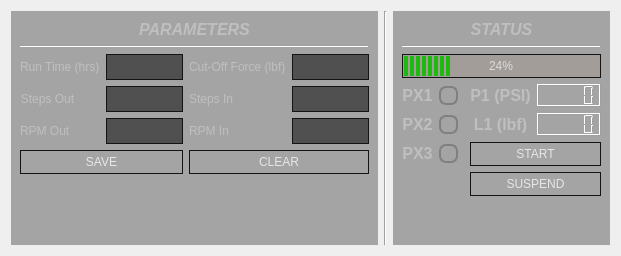
      <widget class="QWidget" name="lifeTestTab">
       <property name="styleSheet">
        <string notr="true">QWidget#lifeTestTab{
background-color: rgb(80,80,80);
background-image:  url(&quot;C:/Users/chris.antle/Documents/BASF/backgroundDark.jpg&quot;);
opacity: 0.5;
background-position: center;

}</string>
       </property>
       <attribute name="title">
        <string>LIFE TEST</string>
       </attribute>
       <layout class="QGridLayout" name="gridLayout_3">
        <item row="0" column="1">
         <widget class="Line" name="line">
          <property name="orientation">
           <enum>Qt::Vertical</enum>
          </property>
         </widget>
        </item>
        <item row="0" column="0">
         <widget class="QWidget" name="paramWidget" native="true">
          <property name="styleSheet">
           <string notr="true">QWidget#paramWidget
{
  background-color: rgb(0, 0, 0,80);
  color: rgb(220,220,220);
  font-size: 11px;
  outline: none;
opacity: 0.5;
}

/**** QWidget (disabled) ****/
QWidget:disabled
{
  color: rgb(40,40,40);
}</string>
          </property>
          <layout class="QVBoxLayout" name="cycleParameters">
           <item>
            <widget class="QLabel" name="label_20">
             <property name="text">
              <string>&lt;html&gt;&lt;head/&gt;&lt;body&gt;&lt;p align=&quot;center&quot;&gt;&lt;span style=&quot; font-size:12pt; font-weight:600; font-style:italic; color:#bfbfbf;&quot;&gt;PARAMETERS&lt;/span&gt;&lt;/p&gt;&lt;/body&gt;&lt;/html&gt;</string>
             </property>
            </widget>
           </item>
           <item>
            <widget class="Line" name="line_3">
             <property name="orientation">
              <enum>Qt::Horizontal</enum>
             </property>
            </widget>
           </item>
           <item>
            <layout class="QGridLayout" name="gridLayout_5">
             <item row="0" column="1">
              <widget class="QLineEdit" name="runTimeEdit">
               <property name="sizePolicy">
                <sizepolicy hsizetype="Maximum" vsizetype="Fixed">
                 <horstretch>0</horstretch>
                 <verstretch>0</verstretch>
                </sizepolicy>
               </property>
               <property name="styleSheet">
                <string notr="true">/**** QLineEdit (enabled) ****/
QLineEdit
{
  background-color: rgb(80,80,80);
  border: 1px solid rgb(20,20,20);
  color: rgb(220,220,220);
  padding: 4px;
  selection-background-color: rgb(70,110,130);
  selection-color: white;
}

QLineEdit:focus
{
  border-color: rgb(90,200,255);
}

/**** QLineEdit (disabled) ****/
QLineEdit:disabled
{
  background-color: rgb(120,120,120);
  border-color: rgb(60,60,60);
  color: rgb(40,40,40);
}</string>
               </property>
              </widget>
             </item>
             <item row="1" column="0">
              <widget class="QLabel" name="label_21">
               <property name="sizePolicy">
                <sizepolicy hsizetype="Maximum" vsizetype="Preferred">
                 <horstretch>0</horstretch>
                 <verstretch>0</verstretch>
                </sizepolicy>
               </property>
               <property name="text">
                <string>&lt;html&gt;&lt;head/&gt;&lt;body&gt;&lt;p align=&quot;center&quot;&gt;&lt;span style=&quot; color:#bfbfbf;&quot;&gt;Steps Out&lt;/span&gt;&lt;/p&gt;&lt;/body&gt;&lt;/html&gt;</string>
               </property>
              </widget>
             </item>
             <item row="1" column="2">
              <widget class="QLabel" name="label_2">
               <property name="sizePolicy">
                <sizepolicy hsizetype="Maximum" vsizetype="Preferred">
                 <horstretch>0</horstretch>
                 <verstretch>0</verstretch>
                </sizepolicy>
               </property>
               <property name="text">
                <string>&lt;html&gt;&lt;head/&gt;&lt;body&gt;&lt;p align=&quot;center&quot;&gt;&lt;span style=&quot; color:#bfbfbf;&quot;&gt;Steps In&lt;/span&gt;&lt;/p&gt;&lt;/body&gt;&lt;/html&gt;</string>
               </property>
              </widget>
             </item>
             <item row="2" column="1">
              <widget class="QLineEdit" name="RPMoutEdit">
               <property name="sizePolicy">
                <sizepolicy hsizetype="Maximum" vsizetype="Fixed">
                 <horstretch>0</horstretch>
                 <verstretch>0</verstretch>
                </sizepolicy>
               </property>
               <property name="styleSheet">
                <string notr="true">/**** QLineEdit (enabled) ****/
QLineEdit
{
  background-color: rgb(80,80,80);
  border: 1px solid rgb(20,20,20);
  color: rgb(220,220,220);
  padding: 4px;
  selection-background-color: rgb(70,110,130);
  selection-color: white;
}

QLineEdit:focus
{
  border-color: rgb(90,200,255);
}

/**** QLineEdit (disabled) ****/
QLineEdit:disabled
{
  background-color: rgb(120,120,120);
  border-color: rgb(60,60,60);
  color: rgb(40,40,40);
}</string>
               </property>
              </widget>
             </item>
             <item row="0" column="2">
              <widget class="QLabel" name="label_24">
               <property name="sizePolicy">
                <sizepolicy hsizetype="Maximum" vsizetype="Preferred">
                 <horstretch>0</horstretch>
                 <verstretch>0</verstretch>
                </sizepolicy>
               </property>
               <property name="text">
                <string>&lt;html&gt;&lt;head/&gt;&lt;body&gt;&lt;p&gt;&lt;span style=&quot; color:#bfbfbf;&quot;&gt;Cut-Off Force (lbf)&lt;/span&gt;&lt;/p&gt;&lt;/body&gt;&lt;/html&gt;</string>
               </property>
              </widget>
             </item>
             <item row="0" column="0">
              <widget class="QLabel" name="label_23">
               <property name="sizePolicy">
                <sizepolicy hsizetype="Maximum" vsizetype="Preferred">
                 <horstretch>0</horstretch>
                 <verstretch>0</verstretch>
                </sizepolicy>
               </property>
               <property name="text">
                <string>&lt;html&gt;&lt;head/&gt;&lt;body&gt;&lt;p&gt;&lt;span style=&quot; color:#bfbfbf;&quot;&gt;Run Time (hrs)&lt;/span&gt;&lt;/p&gt;&lt;/body&gt;&lt;/html&gt;</string>
               </property>
              </widget>
             </item>
             <item row="0" column="3">
              <widget class="QLineEdit" name="forceCutOffEdit">
               <property name="sizePolicy">
                <sizepolicy hsizetype="Maximum" vsizetype="Fixed">
                 <horstretch>0</horstretch>
                 <verstretch>0</verstretch>
                </sizepolicy>
               </property>
               <property name="styleSheet">
                <string notr="true">/**** QLineEdit (enabled) ****/
QLineEdit
{
  background-color: rgb(80,80,80);
  border: 1px solid rgb(20,20,20);
  color: rgb(220,220,220);
  padding: 4px;
  selection-background-color: rgb(70,110,130);
  selection-color: white;
}

QLineEdit:focus
{
  border-color: rgb(90,200,255);
}

/**** QLineEdit (disabled) ****/
QLineEdit:disabled
{
  background-color: rgb(120,120,120);
  border-color: rgb(60,60,60);
  color: rgb(40,40,40);
}</string>
               </property>
              </widget>
             </item>
             <item row="1" column="1">
              <widget class="QLineEdit" name="stepsOutEdit">
               <property name="sizePolicy">
                <sizepolicy hsizetype="Maximum" vsizetype="Fixed">
                 <horstretch>0</horstretch>
                 <verstretch>0</verstretch>
                </sizepolicy>
               </property>
               <property name="styleSheet">
                <string notr="true">/**** QLineEdit (enabled) ****/
QLineEdit
{
  background-color: rgb(80,80,80);
  border: 1px solid rgb(20,20,20);
  color: rgb(220,220,220);
  padding: 4px;
  selection-background-color: rgb(70,110,130);
  selection-color: white;
}

QLineEdit:focus
{
  border-color: rgb(90,200,255);
}

/**** QLineEdit (disabled) ****/
QLineEdit:disabled
{
  background-color: rgb(120,120,120);
  border-color: rgb(60,60,60);
  color: rgb(40,40,40);
}</string>
               </property>
              </widget>
             </item>
             <item row="2" column="0">
              <widget class="QLabel" name="label_22">
               <property name="text">
                <string>&lt;html&gt;&lt;head/&gt;&lt;body&gt;&lt;p&gt;&lt;span style=&quot; color:#bfbfbf;&quot;&gt;RPM Out&lt;/span&gt;&lt;/p&gt;&lt;/body&gt;&lt;/html&gt;</string>
               </property>
              </widget>
             </item>
             <item row="2" column="2">
              <widget class="QLabel" name="label_25">
               <property name="text">
                <string>&lt;html&gt;&lt;head/&gt;&lt;body&gt;&lt;p&gt;&lt;span style=&quot; color:#bfbfbf;&quot;&gt;RPM In&lt;/span&gt;&lt;/p&gt;&lt;/body&gt;&lt;/html&gt;</string>
               </property>
              </widget>
             </item>
             <item row="2" column="3">
              <widget class="QLineEdit" name="RPMinEdit">
               <property name="sizePolicy">
                <sizepolicy hsizetype="Maximum" vsizetype="Fixed">
                 <horstretch>0</horstretch>
                 <verstretch>0</verstretch>
                </sizepolicy>
               </property>
               <property name="styleSheet">
                <string notr="true">/**** QLineEdit (enabled) ****/
QLineEdit
{
  background-color: rgb(80,80,80);
  border: 1px solid rgb(20,20,20);
  color: rgb(220,220,220);
  padding: 4px;
  selection-background-color: rgb(70,110,130);
  selection-color: white;
}

QLineEdit:focus
{
  border-color: rgb(90,200,255);
}

/**** QLineEdit (disabled) ****/
QLineEdit:disabled
{
  background-color: rgb(120,120,120);
  border-color: rgb(60,60,60);
  color: rgb(40,40,40);
}</string>
               </property>
              </widget>
             </item>
             <item row="1" column="3">
              <widget class="QLineEdit" name="stepsInEdit">
               <property name="sizePolicy">
                <sizepolicy hsizetype="Maximum" vsizetype="Fixed">
                 <horstretch>0</horstretch>
                 <verstretch>0</verstretch>
                </sizepolicy>
               </property>
               <property name="styleSheet">
                <string notr="true">/**** QLineEdit (enabled) ****/
QLineEdit
{
  background-color: rgb(80,80,80);
  border: 1px solid rgb(20,20,20);
  color: rgb(220,220,220);
  padding: 4px;
  selection-background-color: rgb(70,110,130);
  selection-color: white;
}

QLineEdit:focus
{
  border-color: rgb(90,200,255);
}

/**** QLineEdit (disabled) ****/
QLineEdit:disabled
{
  background-color: rgb(120,120,120);
  border-color: rgb(60,60,60);
  color: rgb(40,40,40);
}</string>
               </property>
              </widget>
             </item>
             <item row="4" column="1">
              <spacer name="verticalSpacer_4">
               <property name="orientation">
                <enum>Qt::Vertical</enum>
               </property>
               <property name="sizeHint" stdset="0">
                <size>
                 <width>20</width>
                 <height>40</height>
                </size>
               </property>
              </spacer>
             </item>
             <item row="3" column="0" colspan="2">
              <widget class="QPushButton" name="paramSaveEdit">
               <property name="styleSheet">
                <string notr="true">QPushButton
{
  background-color: qlineargradient(x1: 0, y1: 0, x2: 0, y2: 1,
                                    stop: 0 rgb(120,120,120), stop: 1 rgb(80,80,80));
  border: 1px solid rgb(20,20,20);
  color: rgb(230,230,230);
  padding: 4px 8px;
}

QPushButton:hover
{
 background-color: qlineargradient(x1: 0, y1: 0, x2: 0, y2: 1,
                                    stop: 0 rgb(0, 242, 0), stop: 1 rgb(0, 170, 0));
}

QPushButton:pressed
{
  border-color: rgb(125,75,0);
  padding: 1px -1px -1px 1px;
}

/**** QPushButton (checkable) ****/
QPushButton:checked
{
  background-color: qlineargradient(x1: 0, y1: 0, x2: 0, y2: 1,
                                    stop: 0 rgb(200,50,50), stop: 1 rgb(145,5,5));
  color: rgb(20,20,20);
}

QPushButton:checked:hover
{
  background-color: qlineargradient(x1: 0, y1: 0, x2: 0, y2: 1,
                                    stop: 0 rgb(200,50,50), stop: 1 rgb(145,5,5));
}

/**** QPushButton (disabled) ****/
QPushButton:disabled
{
  background-color: qlineargradient(x1: 0, y1: 0, x2: 0, y2: 1,
                                    stop: 0 rgb(160,160,160), stop: 1 rgb(120,120,120));
  border-color: rgb(60,60,60);
  color: rgb(40,40,40);
}</string>
               </property>
               <property name="text">
                <string>SAVE</string>
               </property>
              </widget>
             </item>
             <item row="3" column="2" colspan="2">
              <widget class="QPushButton" name="paramClearEdit">
               <property name="styleSheet">
                <string notr="true">QPushButton
{
  background-color: qlineargradient(x1: 0, y1: 0, x2: 0, y2: 1,
                                    stop: 0 rgb(120,120,120), stop: 1 rgb(80,80,80));
  border: 1px solid rgb(20,20,20);
  color: rgb(230,230,230);
  padding: 4px 8px;
}

QPushButton:hover
{
 background-color: qlineargradient(x1: 0, y1: 0, x2: 0, y2: 1,
                                    stop: 0 rgb(0, 242, 0), stop: 1 rgb(0, 170, 0));
}

QPushButton:pressed
{
  border-color: rgb(125,75,0);
  padding: 1px -1px -1px 1px;
}

/**** QPushButton (checkable) ****/
QPushButton:checked
{
  background-color: qlineargradient(x1: 0, y1: 0, x2: 0, y2: 1,
                                    stop: 0 rgb(200,50,50), stop: 1 rgb(145,5,5));
  color: rgb(20,20,20);
}

QPushButton:checked:hover
{
  background-color: qlineargradient(x1: 0, y1: 0, x2: 0, y2: 1,
                                    stop: 0 rgb(200,50,50), stop: 1 rgb(145,5,5));
}

/**** QPushButton (disabled) ****/
QPushButton:disabled
{
  background-color: qlineargradient(x1: 0, y1: 0, x2: 0, y2: 1,
                                    stop: 0 rgb(160,160,160), stop: 1 rgb(120,120,120));
  border-color: rgb(60,60,60);
  color: rgb(40,40,40);
}</string>
               </property>
               <property name="text">
                <string>CLEAR</string>
               </property>
              </widget>
             </item>
            </layout>
           </item>
          </layout>
         </widget>
        </item>
        <item row="0" column="2">
         <widget class="QWidget" name="statusWidget" native="true">
          <property name="styleSheet">
           <string notr="true">QWidget#statusWidget
{
  background-color: rgb(0, 0, 0,80);
  color: rgb(220,220,220);
  font-size: 11px;
  outline: none;
opacity: 0.5;
}

/**** QWidget (disabled) ****/
QWidget:disabled
{
  color: rgb(40,40,40);
}</string>
          </property>
          <layout class="QVBoxLayout" name="verticalLayout_3">
           <item>
            <widget class="QLabel" name="label_26">
             <property name="text">
              <string>&lt;html&gt;&lt;head/&gt;&lt;body&gt;&lt;p align=&quot;center&quot;&gt;&lt;span style=&quot; font-size:12pt; font-weight:600; font-style:italic; color:#bfbfbf;&quot;&gt;STATUS&lt;/span&gt;&lt;/p&gt;&lt;/body&gt;&lt;/html&gt;</string>
             </property>
            </widget>
           </item>
           <item>
            <widget class="Line" name="line_7">
             <property name="orientation">
              <enum>Qt::Horizontal</enum>
             </property>
            </widget>
           </item>
           <item>
            <widget class="QProgressBar" name="progressBar">
             <property name="sizePolicy">
              <sizepolicy hsizetype="Minimum" vsizetype="Fixed">
               <horstretch>0</horstretch>
               <verstretch>0</verstretch>
              </sizepolicy>
             </property>
             <property name="styleSheet">
              <string notr="true">QProgressBar
{
  background-color: rgb(40,40,40);
  background-color: rgb(140,80,10,20);
  border: 1px solid rgb(20,20,20);
  color: rgb(220,220,220);
  text-align: center;
}

QProgressBar::chunk
{
  background-color: rgb(30,185,15);
  margin: 1px;
  width: 4px;
}

/**** QProgressBar (disabled) ****/
QProgressBar:disabled
{
  background-color: rgb(120,120,120);
  border: 1px solid rgb(60,60,60);
  color: rgb(40,40,40);
}</string>
             </property>
             <property name="value">
              <number>24</number>
             </property>
            </widget>
           </item>
           <item>
            <layout class="QGridLayout" name="gridLayout_4">
             <item row="5" column="0">
              <widget class="QLabel" name="label_30">
               <property name="sizePolicy">
                <sizepolicy hsizetype="Maximum" vsizetype="Preferred">
                 <horstretch>0</horstretch>
                 <verstretch>0</verstretch>
                </sizepolicy>
               </property>
               <property name="text">
                <string>&lt;html&gt;&lt;head/&gt;&lt;body&gt;&lt;p align=&quot;center&quot;&gt;&lt;span style=&quot; font-size:12pt; font-weight:600; color:#bfbfbf;&quot;&gt;PX2&lt;/span&gt;&lt;/p&gt;&lt;/body&gt;&lt;/html&gt;</string>
               </property>
              </widget>
             </item>
             <item row="6" column="0">
              <widget class="QLabel" name="label_31">
               <property name="sizePolicy">
                <sizepolicy hsizetype="Maximum" vsizetype="Preferred">
                 <horstretch>0</horstretch>
                 <verstretch>0</verstretch>
                </sizepolicy>
               </property>
               <property name="text">
                <string>&lt;html&gt;&lt;head/&gt;&lt;body&gt;&lt;p align=&quot;center&quot;&gt;&lt;span style=&quot; font-size:12pt; font-weight:600; color:#bfbfbf;&quot;&gt;PX3&lt;/span&gt;&lt;/p&gt;&lt;/body&gt;&lt;/html&gt;</string>
               </property>
              </widget>
             </item>
             <item row="5" column="3">
              <widget class="QLCDNumber" name="lcdNumber_2"/>
             </item>
             <item row="5" column="1">
              <widget class="QRadioButton" name="radioButton_2">
               <property name="sizePolicy">
                <sizepolicy hsizetype="Maximum" vsizetype="Fixed">
                 <horstretch>0</horstretch>
                 <verstretch>0</verstretch>
                </sizepolicy>
               </property>
               <property name="styleSheet">
                <string notr="true">QRadioButton::indicator {width: 15px; height: 15px; border-radius: 7px;} QRadioButton::indicator:unchecked {
background-color: qlineargradient(x1: 0, y1: 0, x2: 0, y2: 1,
                                    stop: 0 rgb(0, 242, 0), stop: 1 rgb(0, 170, 0));
border: 2px solid gray;}</string>
               </property>
               <property name="text">
                <string/>
               </property>
              </widget>
             </item>
             <item row="4" column="0">
              <widget class="QLabel" name="label_29">
               <property name="sizePolicy">
                <sizepolicy hsizetype="Maximum" vsizetype="Preferred">
                 <horstretch>0</horstretch>
                 <verstretch>0</verstretch>
                </sizepolicy>
               </property>
               <property name="text">
                <string>&lt;html&gt;&lt;head/&gt;&lt;body&gt;&lt;p align=&quot;center&quot;&gt;&lt;span style=&quot; font-size:12pt; font-weight:600; color:#bfbfbf;&quot;&gt;PX1&lt;/span&gt;&lt;/p&gt;&lt;/body&gt;&lt;/html&gt;</string>
               </property>
              </widget>
             </item>
             <item row="5" column="2">
              <widget class="QLabel" name="label_28">
               <property name="text">
                <string>&lt;html&gt;&lt;head/&gt;&lt;body&gt;&lt;p align=&quot;center&quot;&gt;&lt;span style=&quot; font-size:12pt; font-weight:600; color:#bfbfbf;&quot;&gt;L1 (lbf)&lt;/span&gt;&lt;/p&gt;&lt;/body&gt;&lt;/html&gt;</string>
               </property>
              </widget>
             </item>
             <item row="10" column="0">
              <spacer name="verticalSpacer_2">
               <property name="orientation">
                <enum>Qt::Vertical</enum>
               </property>
               <property name="sizeHint" stdset="0">
                <size>
                 <width>20</width>
                 <height>40</height>
                </size>
               </property>
              </spacer>
             </item>
             <item row="6" column="1">
              <widget class="QRadioButton" name="radioButton_3">
               <property name="sizePolicy">
                <sizepolicy hsizetype="Maximum" vsizetype="Fixed">
                 <horstretch>0</horstretch>
                 <verstretch>0</verstretch>
                </sizepolicy>
               </property>
               <property name="styleSheet">
                <string notr="true">QRadioButton::indicator {width: 15px; height: 15px; border-radius: 7px;} QRadioButton::indicator:unchecked {
background-color: qlineargradient(x1: 0, y1: 0, x2: 0, y2: 1,
                                    stop: 0 rgb(0, 242, 0), stop: 1 rgb(0, 170, 0));
border: 2px solid gray;}</string>
               </property>
               <property name="text">
                <string/>
               </property>
              </widget>
             </item>
             <item row="4" column="3">
              <widget class="QLCDNumber" name="lcdNumber">
               <property name="sizePolicy">
                <sizepolicy hsizetype="Maximum" vsizetype="Minimum">
                 <horstretch>0</horstretch>
                 <verstretch>0</verstretch>
                </sizepolicy>
               </property>
              </widget>
             </item>
             <item row="6" column="2" colspan="2">
              <widget class="QPushButton" name="pushButton_4">
               <property name="styleSheet">
                <string notr="true">QPushButton
{
  background-color: qlineargradient(x1: 0, y1: 0, x2: 0, y2: 1,
                                    stop: 0 rgb(120,120,120), stop: 1 rgb(80,80,80));
  border: 1px solid rgb(20,20,20);
  color: rgb(230,230,230);
  padding: 4px 8px;
}

QPushButton:hover
{
 background-color: qlineargradient(x1: 0, y1: 0, x2: 0, y2: 1,
                                    stop: 0 rgb(0, 242, 0), stop: 1 rgb(0, 170, 0));
}

QPushButton:pressed
{
  border-color: rgb(125,75,0);
  padding: 1px -1px -1px 1px;
}

/**** QPushButton (checkable) ****/
QPushButton:checked
{
  background-color: qlineargradient(x1: 0, y1: 0, x2: 0, y2: 1,
                                    stop: 0 rgb(200,50,50), stop: 1 rgb(145,5,5));
  color: rgb(20,20,20);
}

QPushButton:checked:hover
{
  background-color: qlineargradient(x1: 0, y1: 0, x2: 0, y2: 1,
                                    stop: 0 rgb(200,50,50), stop: 1 rgb(145,5,5));
}

/**** QPushButton (disabled) ****/
QPushButton:disabled
{
  background-color: qlineargradient(x1: 0, y1: 0, x2: 0, y2: 1,
                                    stop: 0 rgb(160,160,160), stop: 1 rgb(120,120,120));
  border-color: rgb(60,60,60);
  color: rgb(40,40,40);
}</string>
               </property>
               <property name="text">
                <string>START</string>
               </property>
              </widget>
             </item>
             <item row="4" column="1">
              <widget class="QRadioButton" name="radioButton">
               <property name="sizePolicy">
                <sizepolicy hsizetype="Maximum" vsizetype="Fixed">
                 <horstretch>0</horstretch>
                 <verstretch>0</verstretch>
                </sizepolicy>
               </property>
               <property name="styleSheet">
                <string notr="true">QRadioButton::indicator {width: 15px; height: 15px; border-radius: 7px;} QRadioButton::indicator:unchecked {
background-color: qlineargradient(x1: 0, y1: 0, x2: 0, y2: 1,
                                    stop: 0 rgb(0, 242, 0), stop: 1 rgb(0, 170, 0));
border: 2px solid gray;}</string>
               </property>
               <property name="text">
                <string/>
               </property>
               <property name="autoExclusive">
                <bool>true</bool>
               </property>
              </widget>
             </item>
             <item row="4" column="2">
              <widget class="QLabel" name="label_27">
               <property name="sizePolicy">
                <sizepolicy hsizetype="Maximum" vsizetype="Preferred">
                 <horstretch>0</horstretch>
                 <verstretch>0</verstretch>
                </sizepolicy>
               </property>
               <property name="text">
                <string>&lt;html&gt;&lt;head/&gt;&lt;body&gt;&lt;p align=&quot;center&quot;&gt;&lt;span style=&quot; font-size:12pt; font-weight:600; color:#bfbfbf;&quot;&gt;P1 (PSI)&lt;/span&gt;&lt;/p&gt;&lt;/body&gt;&lt;/html&gt;</string>
               </property>
              </widget>
             </item>
             <item row="7" column="2" colspan="2">
              <widget class="QPushButton" name="pushButton_3">
               <property name="styleSheet">
                <string notr="true">QPushButton
{
  background-color: qlineargradient(x1: 0, y1: 0, x2: 0, y2: 1,
                                    stop: 0 rgb(120,120,120), stop: 1 rgb(80,80,80));
  border: 1px solid rgb(20,20,20);
  color: rgb(230,230,230);
  padding: 4px 8px;
}

QPushButton:hover
{
 background-color: qlineargradient(x1: 0, y1: 0, x2: 0, y2: 1,
                                    stop: 0 rgb(0, 242, 0), stop: 1 rgb(0, 170, 0));
}

QPushButton:pressed
{
  border-color: rgb(125,75,0);
  padding: 1px -1px -1px 1px;
}

/**** QPushButton (checkable) ****/
QPushButton:checked
{
  background-color: qlineargradient(x1: 0, y1: 0, x2: 0, y2: 1,
                                    stop: 0 rgb(200,50,50), stop: 1 rgb(145,5,5));
  color: rgb(20,20,20);
}

QPushButton:checked:hover
{
  background-color: qlineargradient(x1: 0, y1: 0, x2: 0, y2: 1,
                                    stop: 0 rgb(200,50,50), stop: 1 rgb(145,5,5));
}

/**** QPushButton (disabled) ****/
QPushButton:disabled
{
  background-color: qlineargradient(x1: 0, y1: 0, x2: 0, y2: 1,
                                    stop: 0 rgb(160,160,160), stop: 1 rgb(120,120,120));
  border-color: rgb(60,60,60);
  color: rgb(40,40,40);
}</string>
               </property>
               <property name="text">
                <string>SUSPEND</string>
               </property>
              </widget>
             </item>
            </layout>
           </item>
          </layout>
         </widget>
        </item>
       </layout>
      </widget>
